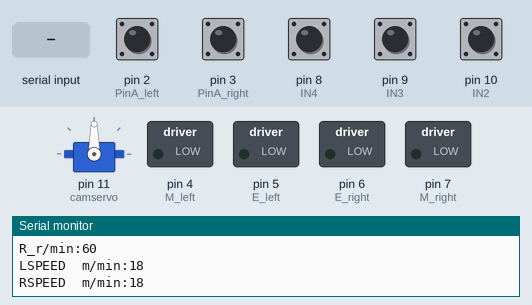
Simulated run of this sketch. Board: Arduino Uno, built with avr-gcc and run on an emulated ATmega328P. On the bench: servo, switched loads named in the sketch (green lamp = pin HIGH), the last lines printed to the serial monitor. The inputs (shaded band) are chosen by the test bench; at power-on: pin 2 (PinA_left), pin 3 (PinA_right), pin 8 (IN4), pin 9 (IN3), pin 10 (IN2) HIGH. Random numbers use the default seed unless the sketch sets one.

Above: at 1.2 s.
1.3 s: "a" received over Serial
At 2.1 s:
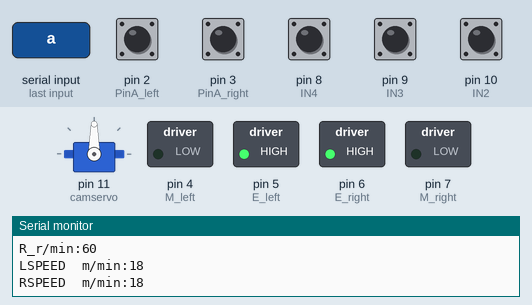
2.8 s: "b" received over Serial
At 3.3 s:
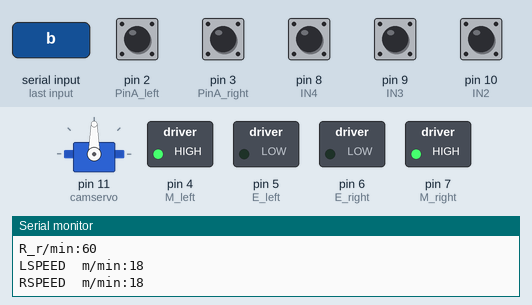
4.3 s: "l" received over Serial
At 5.5 s:
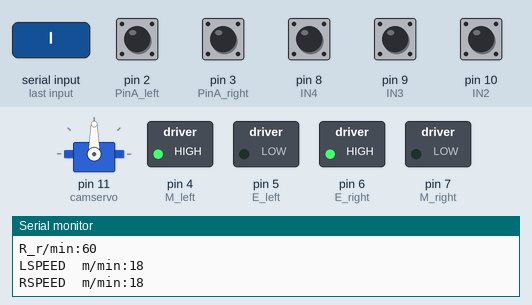
5.8 s: "r" received over Serial
At 6.7 s:
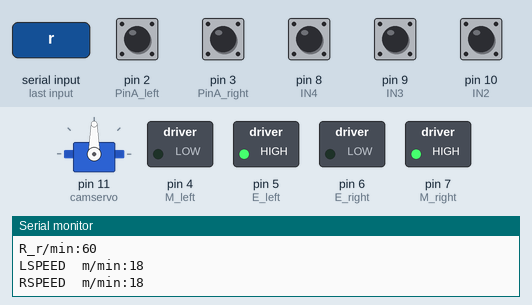
7.3 s: "s" received over Serial
At 7.9 s:
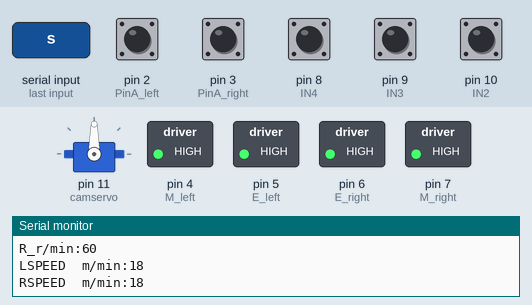
8.8 s: "e" received over Serial
At 10.4 s:
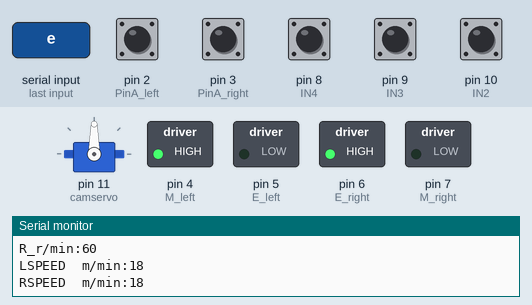
Timing chart, 0 to 11.6 s (numbered marks = the images above; inputs shaded):
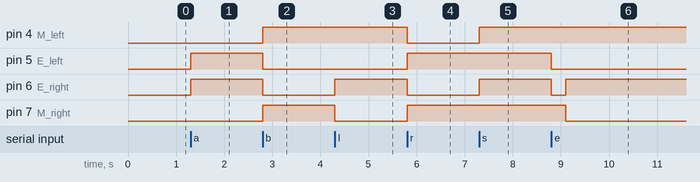

The sketch:

car_control.ino
```cpp
//定义变量程序段
//把小车左轮电机编码器码盘的OUTA信号连接到Arduino控制器的数字端口2，
//数字端口2是Arduino的外部中断0的端口。
#define PinA_left 2 //外部中断0
#define PinA_right 3 //外部中断1
#include <Servo.h>
Servo camservo;
int power =93;
int E_left =5; //L298n直流电机驱动板的左轮电机使能端口连接到数字接口5
int M_left =4; //L298n直流电机驱动板的左轮电机转向端口连接到数字接口4
int E_right =6; //连接小车右轮电机的使能端口到数字接口6
int M_right =7; //连接小车右轮电机的转向端口到数字接口7
int IN4 = 8 ;
int IN3 = 9;
int IN2 = 10;
int av4,av3,av2;
int randNumber;

//int val_right; //小车右轮电机的PWM功率值
//int val_left;
int count1 = 0;  //左轮编码器码盘脉冲计数值
int count2 = 0; //右轮编码器码盘脉冲计数值
int rpm1 = 0;  //左轮电机每分钟(min)转速(r/min)
int rpm2 = 0;  //右轮电机每分钟(min)转速(r/min)
int Lspeed;
int Rspeed;

unsigned long time = 0, old_time = 0; // 时间标记
unsigned long time1 = 0, time2 = 0; // 时间标记

//初始化程序段
void setup()
{
  Serial.begin(9600);  // 启动串口通信，波特率为9600b/s
  camservo.attach(11);
  pinMode(M_left, OUTPUT);   //L298N直流电机驱动板的控制端口设置为输出模式
  pinMode(E_left, OUTPUT);
  pinMode(M_right, OUTPUT);
  pinMode(E_right, OUTPUT);
  pinMode(PinA_left, INPUT); //编码器的信号端设置为输入模式
  pinMode(PinA_right, INPUT);
  pinMode(IN4, INPUT);
  pinMode(IN3, INPUT);
  pinMode(IN2, INPUT);
  //定义外部中断0和1的中断子程序Code(),中断触发为下跳沿触发
  //当编码器码盘的OUTA脉冲信号发生下跳沿中断时，
  //将自动调用执行中断子程序Code()。
  attachInterrupt(0, Code1, FALLING);//左车轮电机的编码器脉冲中断函数
  attachInterrupt(1, Code2, FALLING);//右车轮电机的编码器脉冲中断函数
  Serial.println("start");
}

void advance()//小车前进
{
    digitalWrite(M_left, LOW);
     digitalWrite(E_left, HIGH);
     //analogWrite(E_left,val_left);
     digitalWrite(M_right, LOW);
    // analogWrite(E_right,val_right);
    digitalWrite(E_right, HIGH);
}
void back()//小车后退
{
     digitalWrite(M_left, HIGH);
     digitalWrite(E_left, LOW);
     //analogWrite(E_left,val_left);
     digitalWrite(M_right, HIGH);
    // analogWrite(E_right,val_right);
    digitalWrite(E_right, LOW);
}

void left()//小车后退
{
     digitalWrite(M_left, HIGH);
     digitalWrite(E_left, LOW);
     //analogWrite(E_left,val_left);
     digitalWrite(M_right, LOW);
    // analogWrite(E_right,val_right);
    digitalWrite(E_right, HIGH);
}

void right()//小车后退
{
     digitalWrite(M_left, LOW);
     digitalWrite(E_left, HIGH);
     //analogWrite(E_left,val_left);
     digitalWrite(M_right, HIGH);
    // analogWrite(E_right,val_right);
    digitalWrite(E_right, LOW);
}

void Stop()//小车停止
{
     digitalWrite(M_left, HIGH);
     digitalWrite(E_left, HIGH);
     //analogWrite(E_left,val_left);
     digitalWrite(M_right, HIGH);
    // analogWrite(E_right,val_right);
    digitalWrite(E_right, HIGH);
}

void camleft()
{
    power=180;
    camservo.write(power);
}
void camright()
{
    power=60;
    camservo.write(power);
}

void camstop()
{
    power=0;
    camservo.write(power);
}

void elude()
{
    if(av4==LOW && av3==LOW && av2==LOW)
        {
            advance();
            delay(200);
        }
    else if(av4==HIGH && av3==HIGH && av2==HIGH)
        {
            back();
            delay(300);
            randNumber=random(10);
            {
                if(randNumber<5)
                {
                  right();
                  delay(500);
                }
                else
                {
                   left();
                   delay(500);
                }
            }
        }
    else if(av4==LOW && av3==LOW && av2==HIGH)
        {
            left();
            delay(300);
        }
     else if(av4==HIGH && av3==LOW && av2==LOW)
        {
            right();
            delay(300);
        }
     else if(av4==LOW && av3==HIGH && av2==LOW)
        {
            back();
            delay(500);
          randNumber=random(10);
            {
                if(randNumber<5)
                {
                  right();
                  delay(500);
                }
                else
                {
                   left();
                   delay(500);
                }
            }
        }
}


void loop()
{
  count1=digitalRead(PinA_right);
  count2=digitalRead(PinA_left);
  av4=digitalRead(IN4);
  av3=digitalRead(IN3);
  av2=digitalRead(IN2);
  while(Serial.available())
  {
    char g=Serial.read();
    //char b=Serial.read();
    //char l=Serial.read();
    //char r=Serial.read();
    //char s=Serial.read();
    //char e=Serial.read();
      if (g == 'a')
      {
          advance();
          //delay(500);
          //Stop();
          //delay(100);
      }
      else if (g == 'b')
      {
          back();
          //delay(500);
          //Stop();
          //delay(100);
      }
      else if (g == 'l')
      {
          left();
          //delay(500);
          //Stop();
          //delay(100);
      }
      else if (g == 'r')
      {
          right();
          //delay(500);
          //Stop();
          //delay(100);
      }
      else if (g == 'e')
      {
          elude();
      }
      else if (g =='s')
      {
          Stop();
      }
  }

   time = millis();//以毫秒为单位，计算当前时间
  //计算出每一秒钟编码器码盘计得的脉冲数，
  if(abs(time - old_time) >= 1000) // 如果计时时间已达1秒
  {

    detachInterrupt(0); // 关闭外部中断0
    detachInterrupt(1); // 关闭外部中断1
    //把每一秒钟编码器码盘计得的脉冲数，换算为当前转速值
    //转速单位是每分钟多少转，即r/min。这个编码器码盘为12个齿。
    rpm1 = (float)count1*60;//小车左车轮电机转速
    rpm2 = (float)count2*60; //小车右车轮电机转速
    Lspeed =(float)rpm1*31/100;
    Rspeed = (float)rpm2*31/100;


    //恢复到编码器测速的初始状态
    count1 = 0;   //把脉冲计数值清零，以便计算下一秒的脉冲计数
    count2 = 0;
    old_time =  millis();     // 记录每秒测速时的时间节点
    attachInterrupt(0, Code1,FALLING); // 重新开放外部中断0
    attachInterrupt(1, Code2,FALLING); // 重新开放外部中断1

    Serial.print("L_r/min:");
    Serial.println(rpm1);
    Serial.print("R_r/min:");
    Serial.println(rpm2);
    Serial.print("LSPEED  m/min:");
    Serial.println(Lspeed);
    Serial.print("RSPEED  m/min:");
    Serial.println(Rspeed);

  }
}

// 左侧车轮电机的编码器码盘计数中断子程序
void Code1()
{
  //为了不计入噪音干扰脉冲，
  //当2次中断之间的时间大于5ms时，计一次有效计数
  if((millis()-time1)>5)
  //当编码器码盘的OUTA脉冲信号下跳沿每中断一次，
  count1 += 1; // 编码器码盘计数加一
  time1==millis();
}
// 右侧车轮电机的编码器码盘计数中断子程序
void Code2()
{
  if((millis()-time2)>5)
  //当编码器码盘的OUTA脉冲信号下跳沿每中断一次，
  count2 += 1; // 编码器码盘计数加一
  time2==millis();
}
```

Measured:
- after the input at 1.3 s, pin 5 (E_left), pin 6 (E_right): LOW → HIGH at once
- after the input at 2.8 s, pin 4 (M_left), pin 7 (M_right): LOW → HIGH at once; pin 5 (E_left), pin 6 (E_right): HIGH → LOW at once
- after the input at 4.3 s, pin 6 (E_right): LOW → HIGH at once; pin 7 (M_right): HIGH → LOW at once
- after the input at 5.8 s, pin 4 (M_left), pin 6 (E_right): HIGH → LOW at once; pin 5 (E_left), pin 7 (M_right): LOW → HIGH at once
- after the input at 7.3 s, pin 4 (M_left), pin 6 (E_right): LOW → HIGH at once
- after the input at 8.8 s, pin 5 (E_left): HIGH → LOW at once; pin 6 (E_right): HIGH → LOW at once, → HIGH 0.30 s later; pin 7 (M_right): HIGH → LOW after 0.30 s
